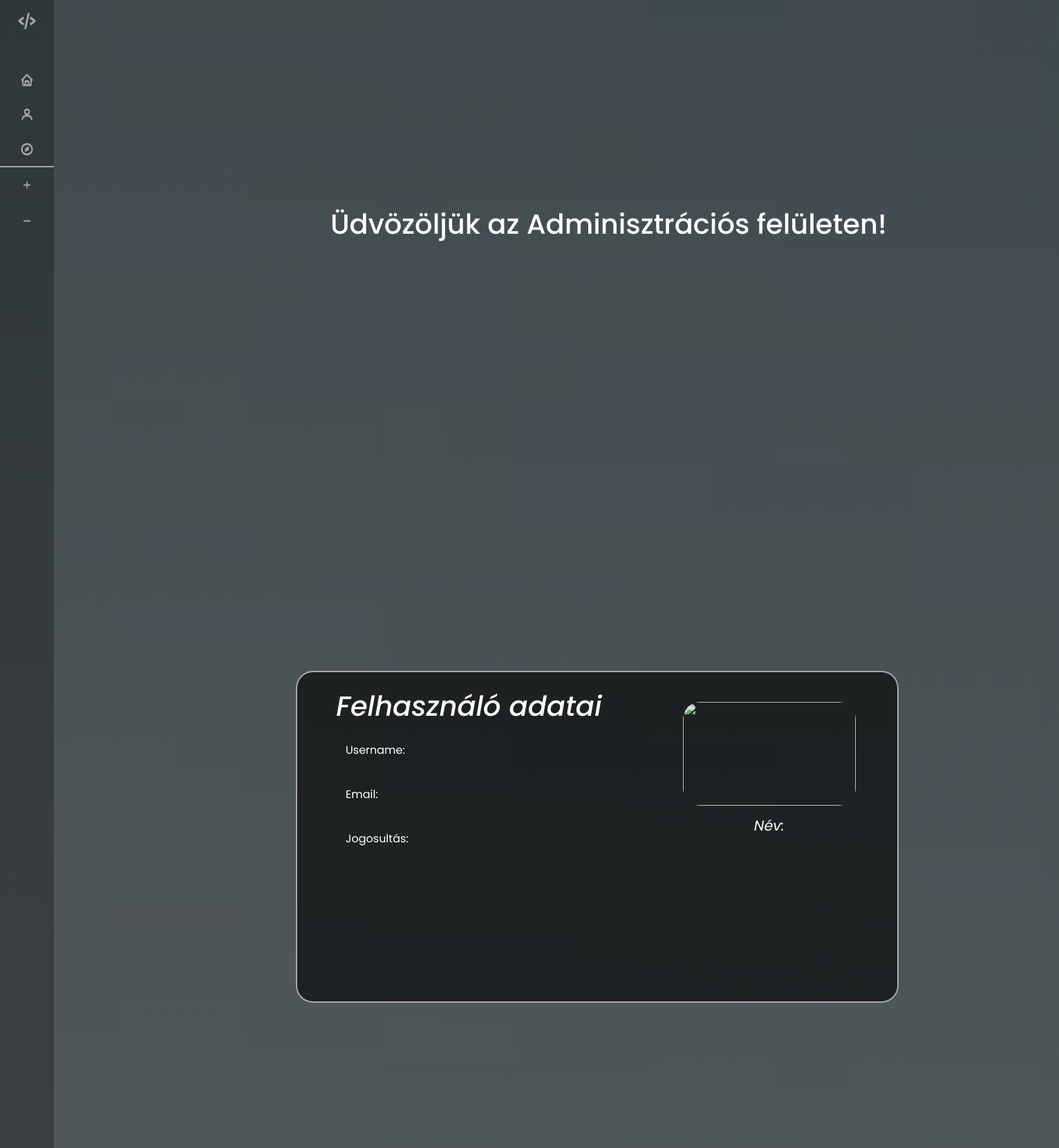
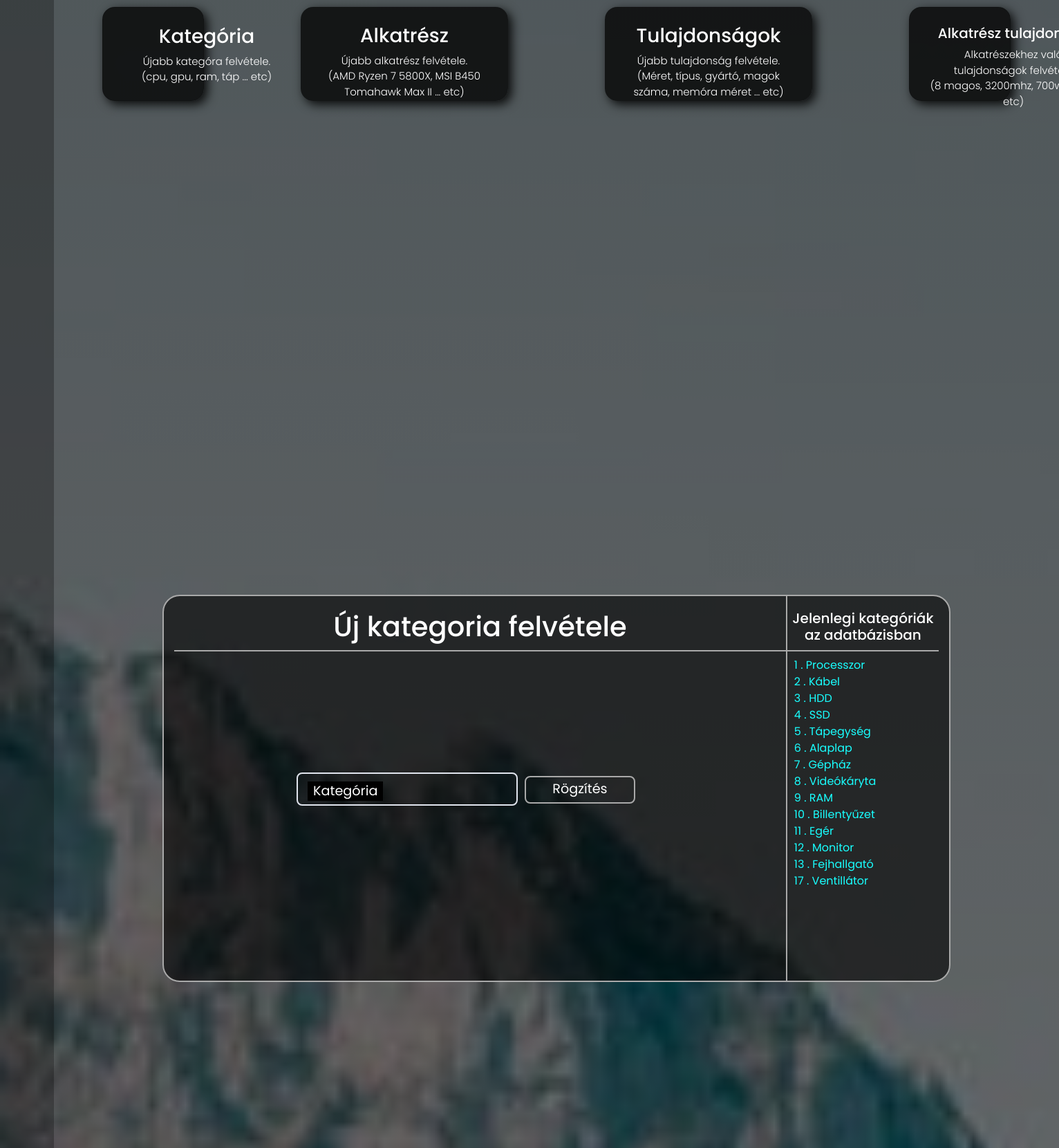
The page /Administration/administration.php (upper part) on the database its author committed (2 pictures, top to bottom).
### tables this page shows
CREATE TABLE categories (
  id INT(11) NOT NULL AUTO_INCREMENT,
  name VARCHAR(50) DEFAULT NULL,
  PRIMARY KEY (id)
);

### Application/Database.php (called while the page is built, shortened)
<?php
class Database
{
    private $dbhost = 'localhost';
    private $dbuser = "root";
    private $dbpassword = "";
    private $dbname = "microtech";
    private $dbc;
    function __construct()
    {
        try {
            $dsn = "mysql:host=" . $this->dbhost . ";port=3306" . ";dbname=" . $this->dbname;
            $options = [PDO::MYSQL_ATTR_INIT_COMMAND => "SET NAMES utf8", PDO::ATTR_ERRMODE => PDO::ERRMODE_EXCEPTION];
            $this->dbc = new PDO($dsn, $this->dbuser, $this->dbpassword, $options);
        } catch (PDOException $exc) {
            echo "Hiba: " . $exc->getMessage();
        }
    }
    public function read($table)
    {
        $sql = "SELECT * FROM " . $table;
        $stmt = $this->dbc->prepare($sql);
        $stmt->execute();
        $data = $stmt->fetchAll(PDO::FETCH_ASSOC);
        return $data;
    }
}

### Administration/administration.php (the view, shortened to what this page needs)
<?php
include __DIR__ . "../../Application/Database.php";
$db = new database();
$categories = $db->read('categories');
?>
<!DOCTYPE html>
<html lang="hu">
<head>
    <link href='https://unpkg.com/boxicons@2.1.1/css/boxicons.min.css' rel='stylesheet'>
    <link rel="stylesheet" href="https://maxcdn.bootstrapcdn.com/bootstrap/4.0.0/css/bootstrap.min.css">
    <link rel="stylesheet" href="../files/css/main.css?=<?= rand(1, 12000) ?>">
</head>
<body>
    <div class="sidebar close">
        <div class="logo-details">
            <i class='bx bx-code-alt' style="cursor: pointer;"></i>
        </div>
        <ul class="nav-links">
            <li>
                <a href="#home">
                    <i class='bx bx-home'></i>
                </a>
            </li>
            <li>
                <a href="#user">
                    <i class='bx bx-user'></i>
                </a>
            </li>
            <li>
                <a href="../php/explore.php">
                    <i class='bx bx-compass'></i>
                </a>
            </li>
            <div class="top-border">
                <li>
                    <div class="iocn-link">
                        <a href="#new-data">
                            <i class="bi bi-plus"></i>
                        </a>
                    </div>
                </li>
                <li>
                    <div class="iocn-link">
                        <a href="#delete-data">
                            <i class="bi bi-dash"></i>
                        </a>
                    </div>
                </li>
            </div>
        </ul>
    </div>
    <section class="home-section" id="home">
        <h1>Üdvözöljük <span class="red"><?php echo $_SESSION['fullname']; ?></span> az Adminisztrációs felületen!</h1>
    </section>
    <section class="home-section" id="user">
        <div class="user-border">
            <div class="user-data">
                <h1>Felhasználó adatai</h1>
                <ul>
                    <li> Username: <span class="red"><?php echo $_SESSION['username']; ?> </span><br></li>
                    <li> Email: <span class="red"><?php echo $_SESSION['email']; ?> </span><br></li>
                    <li> Jogosultás: <span class="red"><?php echo $_SESSION['permission']; ?></span><br></li>
                </ul>
            </div>
            <div class="user-picture">
                <figure>
                    <img src="../files/images/user.jpg" alt="" class="user-profilepicture"><br>
                    <figcaption class="img-description">
                        Név: <?php echo $_SESSION['fullname']; ?>
                    </figcaption>
                </figure>
            </div>
        </div>
    </section>
    <section class="home-section" id="new-data">
        <div class="card">
            <a href="#new-category">
                <div class="card-text">
                    <h2>Kategória</h2>
                    <p>Újabb kategóra felvétele.<br> (cpu, gpu, ram, táp ... etc)</p>
                </div>
            </a>
        </div>
        <div class="card2">
            <a href="#new-components">
                <div class="card-text">
                    <h2>Alkatrész</h2>
                    <p>Újabb alkatrész felvétele. <br>(AMD Ryzen 7 5800X, MSI B450 Tomahawk Max II ... etc)</p>
                </div>
            </a>
        </div>
        <div class="card3">
            <a href="#new-properties">
                <div class="card-text">
                    <h2>Tulajdonságok</h2>
                    <p>Újabb tulajdonság felvétele. <br>(Méret, típus, gyártó, magok száma, memóra méret ... etc)</p>
                </div>
            </a>
        </div>
        <div class="card">
            <a href="#new-comp_prop">
                <div class="card-text">
                    <h5>Alkatrész tulajdonság</h5>
                    <p>Alkatrészekhez való tulajdonságok felvétele <br> (8 magos, 3200mhz, 700w, 8gb ... etc)</p>
                </div>
            </a>
        </div>
    </section>
    <section class="home-section" id="new-category">
        <div class="container">
            <div class="category-box">
                <h1>Új kategoria felvétele</h1>
                <div class="form">
                    <form method="POST" action="<?php echo $_SERVER["PHP_SELF"] ?>">
                        <input type="text" id="catname" class="form_input" name="catname" autocomplete="off" placeholder=" " require>
                        <label for="catname" class="form_label">Kategória</label>
                        <input type="submit" name="cat-submit" value="Rögzítés" class="submit-btn">
                    </form>
                </div>
            </div>
            <div class="list-box">
                <h5>Jelenlegi kategóriák az adatbázisban</h5>
                <ul>
                    <li>
                        <?php
                        foreach ($categories as $key) :   ?>
                            <?= $key['id'] ?> . <?= $key['name'] ?><br>
                        <?php endforeach; ?>
                    </li>
                </ul>
            </div>
        </div>
    </section>
    <section class="home-section" id="new-components">
    </section>
</body>
</html>

### rows shown on the page
categories: id "1", name "Processzor"
categories: id "2", name "Kábel"
categories: id "3", name "HDD"
categories: id "4", name "SSD"
categories: id "5", name "Tápegység"
categories: id "6", name "Alaplap"
categories: id "7", name "Gépház"
categories: id "8", name "Videókáryta"
categories: id "9", name "RAM"
categories: id "10", name "Billentyűzet"
categories: id "11", name "Egér"
categories: id "12", name "Monitor"
categories: id "13", name "Fejhallgató"
categories: id "17", name "Ventillátor"
